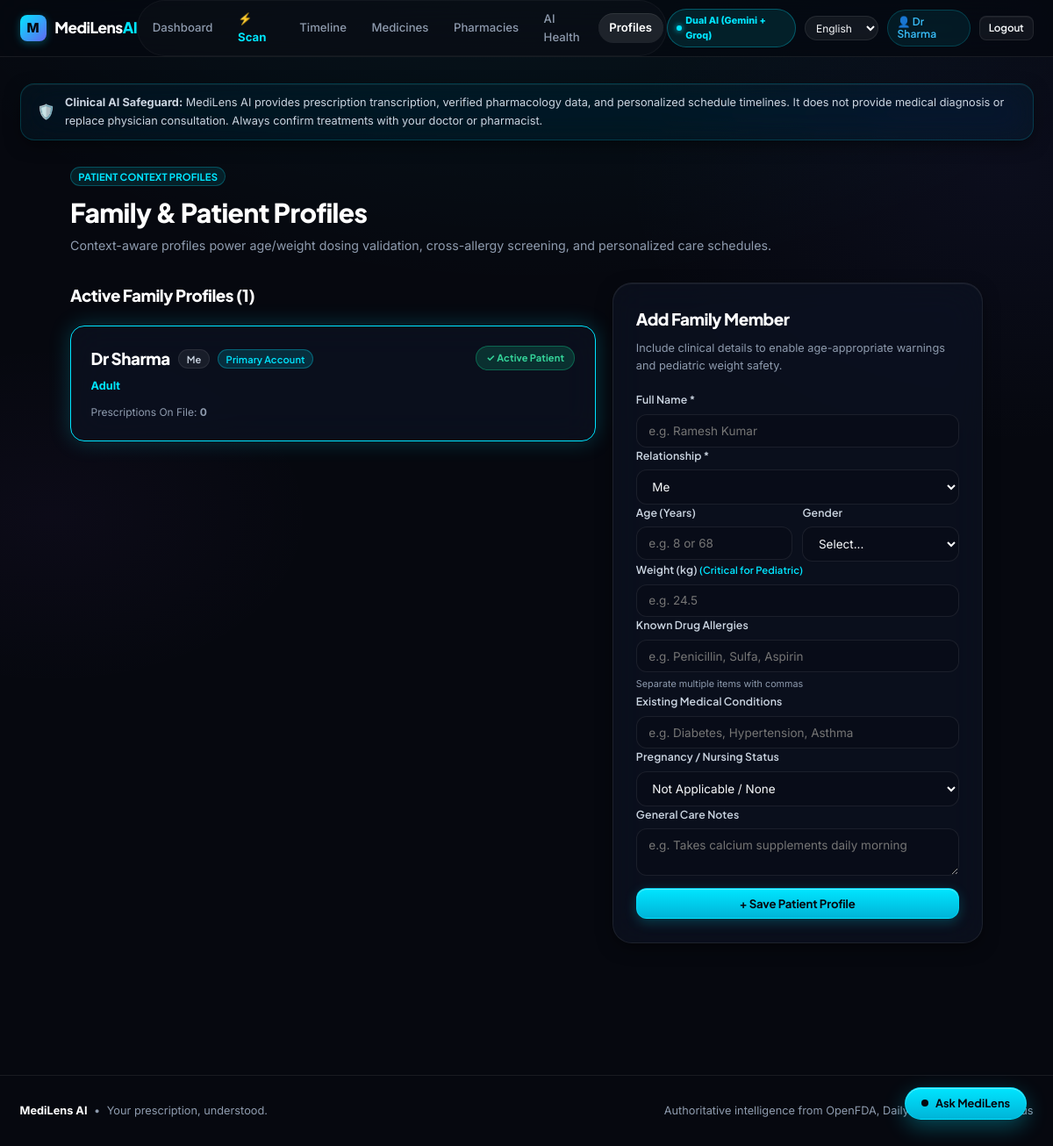
The page /profiles/ (signed in) on the database its author committed.
### app/models/profile.py (models this page shows, shortened)
class Profile(db.Model):
    __tablename__ = "profiles"
    id = db.Column(db.Integer, primary_key=True)
    user_id = db.Column(db.Integer, db.ForeignKey("users.id", ondelete="CASCADE"), nullable=False, index=True)
    name = db.Column(db.String(100), nullable=False)
    relationship = db.Column(db.String(50), default="Me", nullable=False)  # 'Me', 'Father', 'Mother', 'Grandparent', 'Child', 'Custom'
    age = db.Column(db.Integer, nullable=True)
    gender = db.Column(db.String(20), nullable=True)  # 'Male', 'Female', 'Other'
    weight_kg = db.Column(db.Float, nullable=True)
    allergies_json = db.Column(db.Text, nullable=True)
    existing_conditions_json = db.Column(db.Text, nullable=True)
    existing_medications_json = db.Column(db.Text, nullable=True)
    pregnancy_status = db.Column(db.String(50), nullable=True)
    notes = db.Column(db.Text, nullable=True)
    is_default = db.Column(db.Boolean, default=False, nullable=False)
    created_at = db.Column(db.DateTime, default=lambda: datetime.now(timezone.utc), nullable=False)
    updated_at = db.Column(
        db.DateTime,
        default=lambda: datetime.now(timezone.utc),
        onupdate=lambda: datetime.now(timezone.utc),
        nullable=False
    )
    prescriptions = db.relationship("Prescription", backref="profile", lazy="dynamic", cascade="all, delete-orphan")
    schedules = db.relationship("Schedule", backref="profile", lazy="dynamic", cascade="all, delete-orphan")
    medication_logs = db.relationship("MedicationLog", backref="profile", lazy="dynamic", cascade="all, delete-orphan")
    @property
    def age_category(self) -> str:
        if self.age is None:
            return "adult"
        if self.age < 18:
            return "pediatric"
        if self.age >= 65:
            return "older_adult"
        return "adult"
    @property
    def allergies(self):
        import json
        if self.allergies_json:
            try:
                return json.loads(self.allergies_json)
            except Exception:
                return []
        return []
    @property
    def existing_conditions(self):
        import json
        if self.existing_conditions_json:
            try:
                return json.loads(self.existing_conditions_json)
            except Exception:
                return []
        return []

### app/routes/profile_routes.py (the view)
@profile_bp.route("/", methods=["GET"])
@login_required
def index():
    user_id = session["user_id"]
    profiles = Profile.query.filter_by(user_id=user_id).order_by(Profile.is_default.desc(), Profile.created_at.asc()).all()
    active_profile_id = session.get("active_profile_id")
    return render_template(
        "profiles/profiles.html",
        profiles=profiles,
        active_profile_id=active_profile_id
    )

### app/utils/security.py (called while the page is built)
def login_required(f):
    @wraps(f)
    def decorated_function(*args, **kwargs):
        if "user_id" not in session:
            if request.is_json or request.path.startswith("/api/"):
                return jsonify({"error": "Authentication required", "status": "unauthorized"}), 401
            session["next_url"] = request.url
            flash("Please log in to access this page.", "warning")
            return redirect(url_for("auth.login"))
        return f(*args, **kwargs)
    return decorated_function

### templates/profiles/profiles.html (shortened to what this page needs)
{% extends "base.html" %}
{% block content %}
<div style="max-width: 1040px; margin: 0 auto; padding-bottom: 5rem;">
  <div style="display: flex; justify-content: space-between; align-items: flex-end; margin-bottom: 2rem; flex-wrap: wrap; gap: 1rem;">
    <div>
      <div style="display: flex; align-items: center; gap: 0.5rem; margin-bottom: 0.35rem;">
        <span class="badge" style="background: rgba(0, 229, 255, 0.1); color: var(--primary); border: 1px solid rgba(0, 229, 255, 0.25); font-weight: 700; font-size: 0.75rem;">
          PATIENT CONTEXT PROFILES
        </span>
      </div>
      <h1 style="font-size: 2rem; font-weight: 800; letter-spacing: -0.02em; color: #FFFFFF; margin: 0;">
        Family & Patient Profiles
      </h1>
      <p style="color: var(--text-muted); font-size: 0.95rem; margin-top: 0.25rem;">
        Context-aware profiles power age/weight dosing validation, cross-allergy screening, and personalized care schedules.
      </p>
    </div>
  </div>
  <div class="dashboard-grid">
    <div class="col-7">
      <h2 style="font-size: 1.25rem; font-weight: 800; margin-bottom: 1.25rem; color: #FFFFFF;">
        Active Family Profiles ({{ profiles|length }})
      </h2>
      <div style="display: flex; flex-direction: column; gap: 1.25rem;">
        {% for p in profiles %}
          <div class="card" style="margin-bottom: 0; padding: 1.5rem; {% if active_profile_id == p.id %}border: 1px solid var(--primary); box-shadow: 0 0 25px var(--primary-glow);{% endif %}">
            <div style="display: flex; justify-content: space-between; align-items: flex-start; flex-wrap: wrap; gap: 1rem;">
              <div>
                <div style="display: flex; align-items: center; gap: 0.65rem; margin-bottom: 0.35rem;">
                  <h3 style="font-size: 1.25rem; font-weight: 800; color: #FFFFFF; margin: 0;">{{ p.name }}</h3>
                  <span class="badge" style="background: rgba(255, 255, 255, 0.06); color: #CBD5E1; border: 1px solid var(--border-color);">
                    {{ p.relationship }}
                  </span>
                  {% if p.is_default %}
                    <span class="badge" style="background: rgba(0, 229, 255, 0.15); color: var(--primary); border: 1px solid rgba(0, 229, 255, 0.3);">Primary Account</span>
                  {% endif %}
                </div>
                <div style="font-size: 0.85rem; color: var(--text-muted); margin-bottom: 0.65rem;">
                  <strong style="color: var(--primary);">{{ p.age_category|title }}</strong>
                </div>
                <div style="font-size: 0.8rem; color: var(--text-muted); margin-top: 0.4rem;">
                  Prescriptions On File: <strong>{{ p.prescriptions.count() }}</strong>
                </div>
              </div>
              <div style="display: flex; gap: 0.5rem; align-items: center;">
                {% if active_profile_id != p.id %}
                  <form method="POST" action="{{ url_for('profiles.select_profile', profile_id=p.id) }}">
                    <button type="submit" class="btn btn-outline-primary btn-sm">
                      Select Profile
                    </button>
                  </form>
                {% else %}
                  <span class="badge" style="background: rgba(16, 185, 129, 0.2); color: #34D399; border: 1px solid rgba(16, 185, 129, 0.4); padding: 0.4rem 0.75rem; font-weight: 700;">
                    ✓ Active Patient
                  </span>
                {% endif %}
              </div>
            </div>
          </div>
        {% endfor %}
      </div>
    </div>
    <div class="col-5">
      <div class="card" style="padding: 1.75rem; background: var(--bg-card); border-radius: var(--radius-xl);">
        <h2 style="font-size: 1.25rem; font-weight: 800; margin-bottom: 0.5rem; color: #FFFFFF;">
          Add Family Member
        </h2>
        <p style="font-size: 0.85rem; color: var(--text-muted); margin-bottom: 1.25rem;">
          Include clinical details to enable age-appropriate warnings and pediatric weight safety.
        </p>
        <form method="POST" action="{{ url_for('profiles.create_profile') }}">
          <div class="form-group">
            <label class="form-label" for="profile_name">Full Name *</label>
            <input type="text" id="profile_name" name="name" class="form-control" placeholder="e.g. Ramesh Kumar" required>
          </div>
          <div class="form-group">
            <label class="form-label" for="relationship">Relationship *</label>
            <select id="relationship" name="relationship" class="form-control" required>
              <option value="Me">Me</option>
            </select>
          </div>
          <div style="display: grid; grid-template-columns: 1fr 1fr; gap: 0.75rem;">
            <div class="form-group">
              <label class="form-label" for="age">Age (Years)</label>
              <input type="number" id="age" name="age" class="form-control" placeholder="e.g. 8 or 68">
            </div>
            <div class="form-group">
              <label class="form-label" for="gender">Gender</label>
              <select id="gender" name="gender" class="form-control">
                <option value="">Select...</option>
              </select>
            </div>
          </div>
          <div class="form-group">
            <label class="form-label" for="weight_kg">Weight (kg) <span style="font-size: 0.75rem; color: var(--primary);">(Critical for Pediatric)</span></label>
            <input type="number" step="0.1" id="weight_kg" name="weight_kg" class="form-control" placeholder="e.g. 24.5">
          </div>
          <div class="form-group">
            <label class="form-label" for="allergies">Known Drug Allergies</label>
            <input type="text" id="allergies" name="allergies" class="form-control" placeholder="e.g. Penicillin, Sulfa, Aspirin">
            <small style="color: var(--text-muted); font-size: 0.72rem;">Separate multiple items with commas</small>
          </div>
          <div class="form-group">
            <label class="form-label" for="conditions">Existing Medical Conditions</label>
            <input type="text" id="conditions" name="conditions" class="form-control" placeholder="e.g. Diabetes, Hypertension, Asthma">
          </div>
          <div class="form-group">
            <label class="form-label" for="pregnancy_status">Pregnancy / Nursing Status</label>
            <select id="pregnancy_status" name="pregnancy_status" class="form-control">
              <option value="">Not Applicable / None</option>
            </select>
          </div>
          <div class="form-group">
            <label class="form-label" for="notes">General Care Notes</label>
            <textarea id="notes" name="notes" class="form-control" rows="2" placeholder="e.g. Takes calcium supplements daily morning"></textarea>
          </div>
          <button type="submit" class="btn btn-primary" style="width: 100%; margin-top: 0.5rem; font-weight: 700;">
            + Save Patient Profile
          </button>
        </form>
      </div>
    </div>
  </div>
</div>
{% endblock %}

### static/css/style.css (style rules this page uses)
:root { --bg-main: #06080F; --bg-surface: #0B0F1C; --bg-surface-elevated: #101628; --bg-card: rgba(13, 18, 32, 0.72); --bg-card-hover: rgba(18, 25, 44, 0.88); --bg-card-subtle: rgba(16, 22, 38, 0.45); --border-color: rgba(255, 255, 255, 0.08); --border-color-hover: rgba(255, 255, 255, 0.16); --border-subtle: rgba(255, 255, 255, 0.04); --border-color-glow: rgba(6, 182, 212, 0.35); --primary: #00E5FF; --primary-hover: #38BDF8; --primary-glow: rgba(0, 229, 255, 0.22); --primary-light: rgba(0, 229, 255, 0.08); --primary-text: #00E5FF; --secondary: #6366F1; --secondary-hover: #818CF8; --secondary-light: rgba(99, 102, 241, 0.10); --text-main: #F8FAFC; --text-secondary: #CBD5E1; --text-muted: #8E9BAE; --text-dim: #64748B; --text-inverse: #06080F; --success: #10B981; --success-light: rgba(16, 185, 129, 0.10); --warning: #F59E0B; --warning-light: rgba(245, 158, 11, 0.10); --danger: #EF4444; --danger-light: rgba(239, 68, 68, 0.10); --purple: #A855F7; --purple-light: rgba(168, 85, 247, 0.10); --radius-xs: 6px; --radius-sm: 8px; --radius-md: 12px; --radius-lg: 16px; --radius-xl: 22px; --radius-full: 9999px; --shadow-sm: 0 1px 2px rgba(0, 0, 0, 0.3); --shadow-md: 0 6px 20px -3px rgba(0, 0, 0, 0.55), inset 0 1px 0 rgba(255, 255, 255, 0.06); --shadow-lg: 0 16px 36px -6px rgba(0, 0, 0, 0.7), inset 0 1px 0 rgba(255, 255, 255, 0.1); --shadow-ai-glow: 0 0 35px rgba(0, 229, 255, 0.16); --shadow-purple-glow: 0 0 35px rgba(99, 102, 241, 0.16); --font-sans: 'Inter', -apple-system, BlinkMacSystemFont, "Segoe UI", Roboto, sans-serif; --font-display: 'Plus Jakarta Sans', var(--font-sans); --font-mono: 'JetBrains Mono', SFMono-Regular, Menlo, monospace; }
*, *::before, *::after { box-sizing: border-box; margin: 0; padding: 0; }
html { font-family: var(--font-sans); font-size: 15px; scroll-behavior: smooth; color-scheme: dark; }
body { font-family: var(--font-sans); background-color: var(--bg-main); background-image: radial-gradient(ellipse 90% 50% at 50% -10%, rgba(0, 229, 255, 0.07), transparent 70%), radial-gradient(ellipse 60% 40% at 95% 15%, rgba(99, 102, 241, 0.06), transparent 60%), radial-gradient(ellipse 50% 30% at 5% 45%, rgba(168, 85, 247, 0.04), transparent 50%); background-attachment: fixed; color: var(--text-main); line-height: 1.6; -webkit-font-smoothing: antialiased; -moz-osx-font-smoothing: grayscale; min-height: 100vh; display: flex; flex-direction: column; }
h1, h2, h3, h4, h5, h6 { font-family: var(--font-display); font-weight: 700; letter-spacing: -0.025em; color: #FFFFFF; }
.card { background: var(--bg-card); backdrop-filter: blur(20px) saturate(180%); -webkit-backdrop-filter: blur(20px) saturate(180%); border: 1px solid var(--border-color); border-radius: var(--radius-lg); padding: 1.65rem; box-shadow: var(--shadow-md); transition: all 0.25s cubic-bezier(0.16, 1, 0.3, 1); position: relative; overflow: hidden; }
.btn { display: inline-flex; align-items: center; justify-content: center; gap: 0.45rem; font-family: var(--font-display); font-size: 0.88rem; font-weight: 600; letter-spacing: -0.01em; padding: 0.55rem 1.15rem; border-radius: var(--radius-md); border: 1px solid transparent; cursor: pointer; transition: all 0.18s cubic-bezier(0.16, 1, 0.3, 1); text-decoration: none; line-height: 1.25; user-select: none; }
.btn-primary { background: linear-gradient(180deg, #00E5FF 0%, #00B4D8 100%); color: #06080F; font-weight: 700; border: 1px solid rgba(0, 229, 255, 0.4); box-shadow: inset 0 1px 0 rgba(255, 255, 255, 0.35), 0 4px 14px rgba(0, 229, 255, 0.22); }
.badge { display: inline-flex; align-items: center; gap: 0.3rem; font-family: var(--font-display); font-size: 0.74rem; font-weight: 600; letter-spacing: 0.01em; padding: 0.22rem 0.55rem; border-radius: var(--radius-full); border: 1px solid transparent; line-height: 1.2; }
.form-label { display: block; font-family: var(--font-display); font-size: 0.82rem; font-weight: 600; letter-spacing: 0.01em; margin-bottom: 0.4rem; color: var(--text-secondary); }
.form-control { width: 100%; padding: 0.65rem 0.9rem; font-size: 0.9rem; background: rgba(9, 13, 24, 0.8); border: 1px solid var(--border-color); border-radius: var(--radius-md); color: var(--text-main); transition: all 0.15s ease; font-family: inherit; }

### static/css/dashboard.css (style rules this page uses)
.dashboard-grid { display: grid; grid-template-columns: repeat(12, 1fr); gap: 1.25rem; }
.col-7 { grid-column: span 7; }
.col-5 { grid-column: span 5; }

### rows shown on the page
Profile: name "Dr Sharma", relationship "Me", is_default "Primary Account", age_category "Adult", prescriptions.count "0", shows "✓ Active Patient"

### other values the page prints
{{ active_user_name or 'Patient' }} "Dr Sharma"
{{ profiles|length }} "1"
